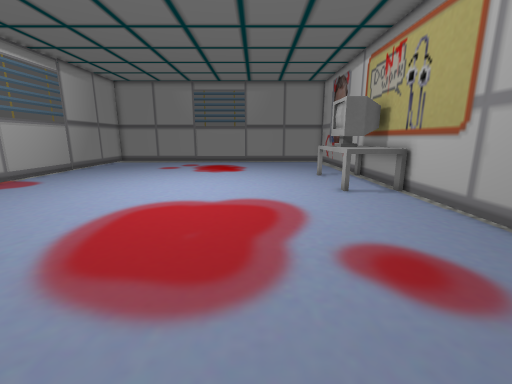
[1] (above)

13 first-person views from a walk through a 3-D level made in the Godot game engine. The camera is 1.4 m above the floor, tilts 12° down and sees 90° across. The floor is counted in squares, 0.57 m on a side. Each view is taken from the middle of a square. On the plan, view 1 faces up. The plan holds only what a view shows up to about 17 squares ahead; the rest is blank. Characters and animated objects are left out.

[2]
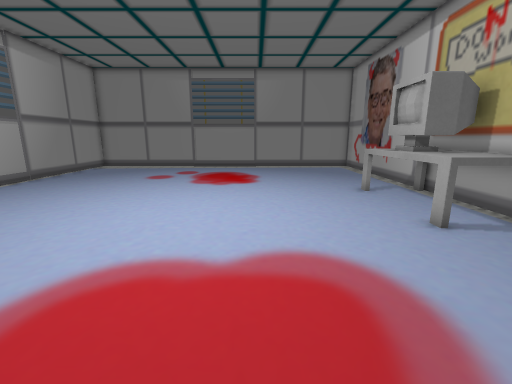

[3]
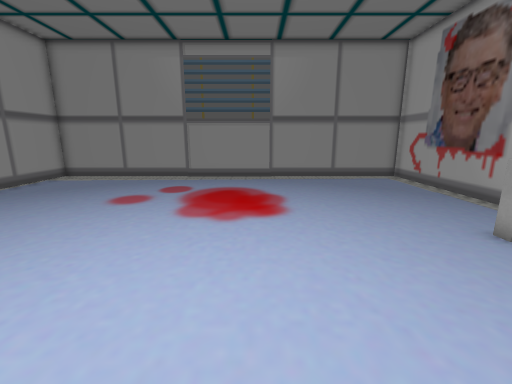

[4]
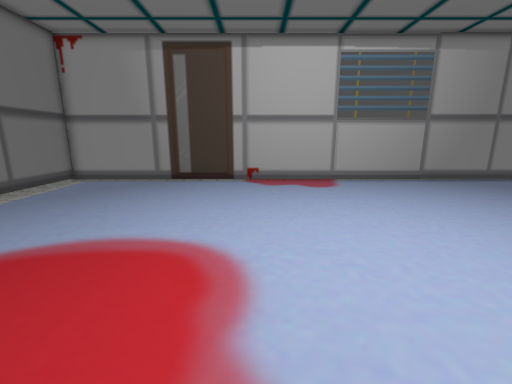

[5]
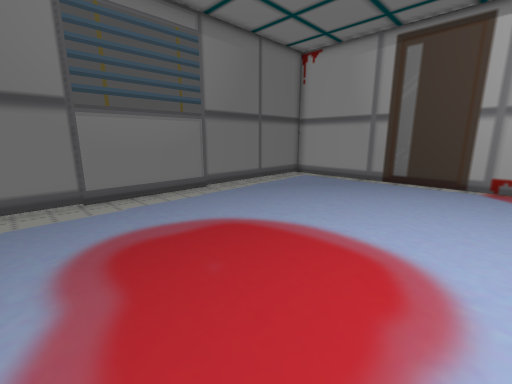

[6]
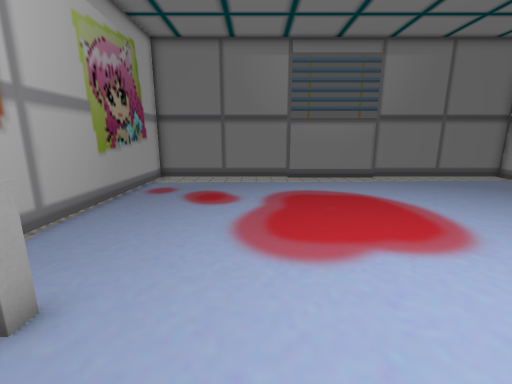

[7]
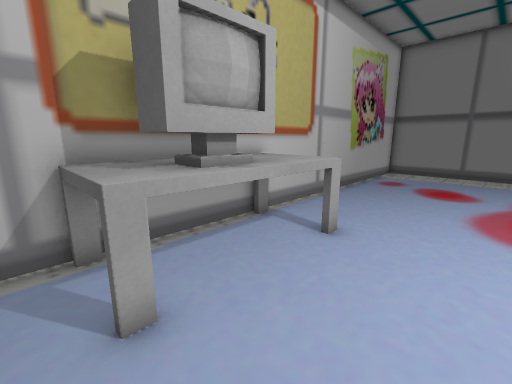

[8]
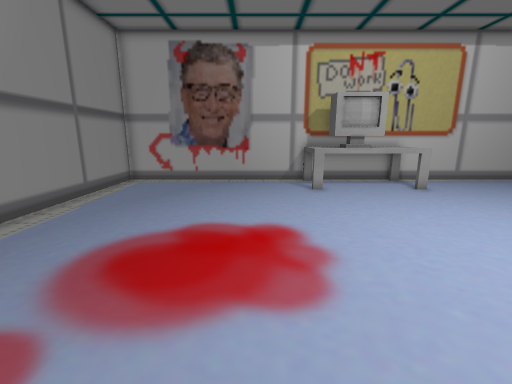

[9]
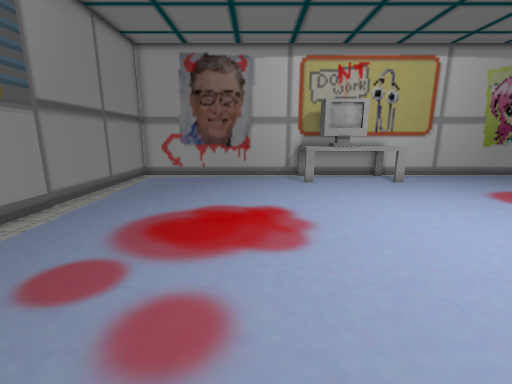

[10]
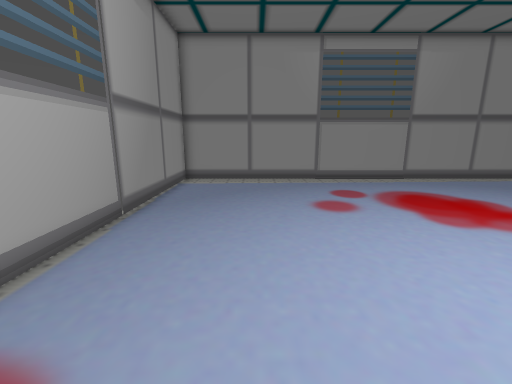

[11]
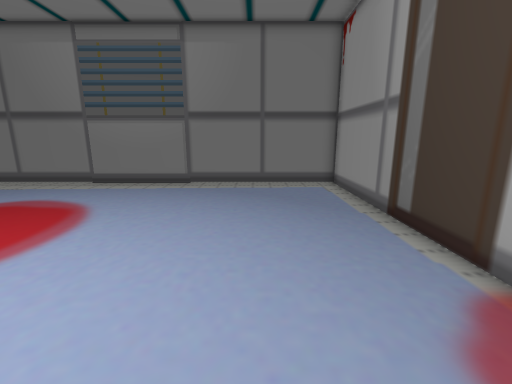

[12]
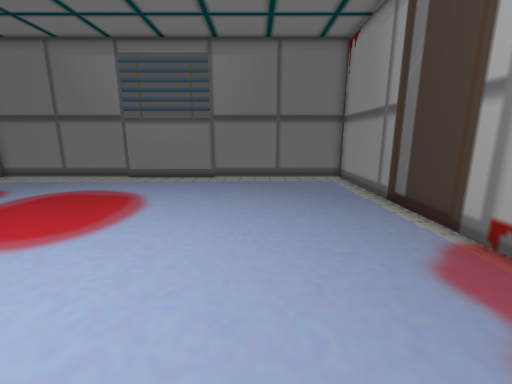

[13]
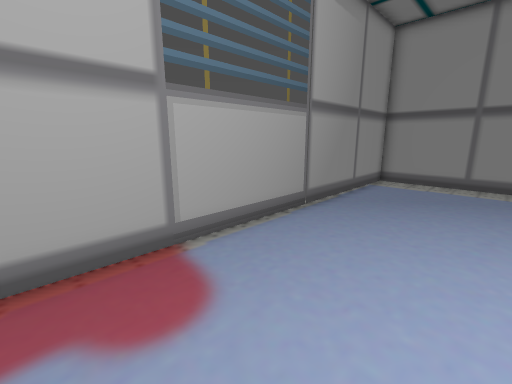

### Floor plan
Points are (right, up) in squares from view 1. A wall is a line through its corners. A room is listed if a view was taken in it or the views show most of it. See-through windows are left out.
Room 1 (views 1, 2, 3, 4, 5, 6, 7, 8, 9, 10, 11, 12, 13)
walls: (-14.3, 16) (-14.3, -1) (-4.9, -1); (7, 11.7) (4.1, 11.7) (4.1, 17.2) (6.9, 17.2); (-2.1, -1) (7, -1) (7, 27.6); (-4.9, 27.4) (-14.3, 27.4) (-14.3, 18.9); (7, 27.4) (-2.1, 27.4)
low walls: (6.7, 11.8) (6.7, 12.2); (6.7, 16.8) (6.7, 17.2)

Where each view was taken, in squares from view 1:
view 1: 0 up, 0 right, facing up
view 2: 5 up, 1 left, facing up
view 3: 11 up, 2 left, facing up
view 4: 10 up, 1 right, facing left
view 5: 10 up, 1 right, facing down-left
view 6: 15 up, 1 right, facing down
view 7: 18 up, 1 right, facing down-right
view 8: 20 up, 8 left, facing right
view 9: 20 up, 10 left, facing right
view 10: 12 up, 10 left, facing up
view 11: 13 up, 10 left, facing down
view 12: 15 up, 9 left, facing down
view 13: 12 up, 9 left, facing up-left
